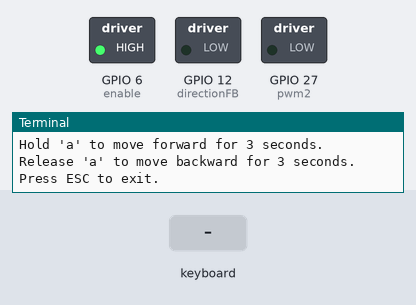
Bench run of a program on a simulated Raspberry Pi (BCM pin numbers). Parts: switched loads named in the program (green lamp = pin HIGH), the last lines printed to the terminal. Inputs (shaded band) come from the test bench. The pygame window is not drawn; the clock reads 2024-03-15 10:24:30 at power-on unless the program sets it. At 7.3 s the program stops and its outputs stay as they are.

Above: at 1.2 s.
1.3 s: key "a" typed on the keyboard
At 4.45 s:
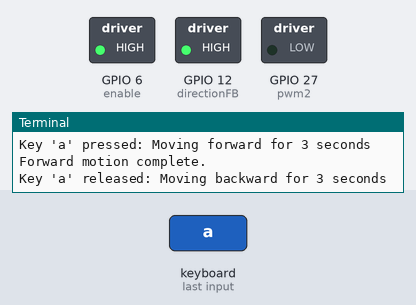
Timing chart, 0 to 5.3 s (numbered marks = the images above; inputs shaded):
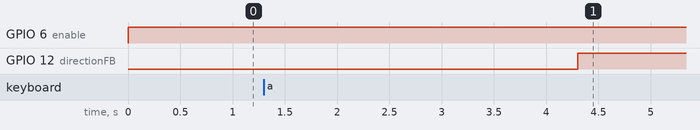

Measured:
- after the input at 1.3 s, GPIO 12 (directionFB): LOW → HIGH after 3.0 s

The program:

bigsteppAF2.py
```python
import time
import pygame
import digitalio
import board

# Initialize pygame
pygame.init()

# Pin Definitions
PWM2_PIN = board.D27  # Replace with your actual PWM-capable pin if needed
DIRECTION_FB_PIN = board.D12  # Replace with your actual direction pin
ENABLE_PIN = board.D6  # Replace with your actual enable pin

# Set up GPIO pins using digitalio
pwm2 = digitalio.DigitalInOut(PWM2_PIN)
pwm2.direction = digitalio.Direction.OUTPUT

directionFB = digitalio.DigitalInOut(DIRECTION_FB_PIN)
directionFB.direction = digitalio.Direction.OUTPUT

enable = digitalio.DigitalInOut(ENABLE_PIN)
enable.direction = digitalio.Direction.OUTPUT

# Define window size (To capture events)
screen = pygame.display.set_mode((640, 480))

# State variables
is_moving_forward = False
is_reversing = False
motion_completed = False  # Ensures motion runs only once per cycle

# Function to simulate PWM
def simulate_pwm(pin, duration, duty_cycle, frequency=1000):
    """
    Simulates PWM by toggling the pin on and off for a specific duration.
    :param pin: The digitalio pin to toggle.
    :param duration: Duration to run the PWM in seconds.
    :param duty_cycle: Duty cycle as a percentage (0-100).
    :param frequency: PWM frequency in Hz (default: 1000).
    """
    period = 1 / frequency
    high_time = period * (duty_cycle / 100)
    low_time = period - high_time

    start_time = time.time()
    while time.time() - start_time < duration:
        pin.value = True
        time.sleep(high_time)
        pin.value = False
        time.sleep(low_time)

# Main control logic
def control_loop():
    global is_moving_forward, is_reversing, motion_completed

    while True:
        pygame.event.pump()
        keys = pygame.key.get_pressed()

        # Enable motor
        enable.value = True

        # If 'a' is pressed and no motion is currently in progress
        if keys[pygame.K_a] and not is_moving_forward and not is_reversing and not motion_completed:
            print("Key 'a' pressed: Moving forward for 3 seconds")
            is_moving_forward = True
            directionFB.value = False  # Forward direction
            simulate_pwm(pwm2, duration=3, duty_cycle=50)  # Run forward for 3 seconds
            print("Forward motion complete.")
            is_moving_forward = False
            is_reversing = True  # Prepare for reverse motion after release

        # If 'a' is released and reversing is pending
        if not keys[pygame.K_a] and is_reversing:
            print("Key 'a' released: Moving backward for 3 seconds")
            directionFB.value = True  # Reverse direction
            simulate_pwm(pwm2, duration=3, duty_cycle=50)  # Run backward for 3 seconds
            print("Reverse motion complete.")
            is_reversing = False
            motion_completed = True  # Mark the motion cycle as complete

        # Reset motion cycle if no key is pressed and motion is completed
        if not keys[pygame.K_a] and motion_completed:
            print("Motion cycle complete. Waiting for next input.")
            motion_completed = False  # Allow new motion cycle to start

        # Exit if 'ESC' is pressed
        if keys[pygame.K_ESCAPE]:
            enable.value = False
            pwm2.value = False  # Stop the PWM
            break

        time.sleep(0.001)  # Small delay to avoid busy looping

# Run the control loop
try:
    print("Hold 'a' to move forward for 3 seconds. Release 'a' to move backward for 3 seconds. Press ESC to exit.")
    control_loop()
finally:
    pwm2.value = False
    enable.value = False
    directionFB.value = False
    pygame.quit()
    print("Exited successfully.")
```
